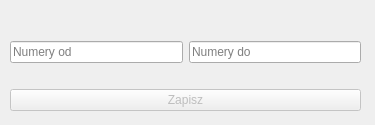
<?xml version="1.0" encoding="UTF-8"?>
<ui version="4.0">
 <class>zd_tags_return</class>
 <widget class="QDialog" name="zd_tags_return">
  <property name="geometry">
   <rect>
    <x>0</x>
    <y>0</y>
    <width>375</width>
    <height>125</height>
   </rect>
  </property>
  <property name="windowTitle">
   <string>Dialog</string>
  </property>
  <widget class="QWidget" name="layoutWidget">
   <property name="geometry">
    <rect>
     <x>0</x>
     <y>0</y>
     <width>371</width>
     <height>121</height>
    </rect>
   </property>
   <layout class="QVBoxLayout" name="verticalLayout_2" stretch="0,4,2,4">
    <property name="leftMargin">
     <number>10</number>
    </property>
    <property name="topMargin">
     <number>10</number>
    </property>
    <property name="rightMargin">
     <number>10</number>
    </property>
    <property name="bottomMargin">
     <number>10</number>
    </property>
    <item>
     <spacer name="verticalSpacer">
      <property name="orientation">
       <enum>Qt::Vertical</enum>
      </property>
      <property name="sizeHint" stdset="0">
       <size>
        <width>20</width>
        <height>40</height>
       </size>
      </property>
     </spacer>
    </item>
    <item>
     <layout class="QHBoxLayout" name="horizontalLayout_4">
      <property name="leftMargin">
       <number>0</number>
      </property>
      <property name="rightMargin">
       <number>0</number>
      </property>
      <item>
       <widget class="QLineEdit" name="led_from">
        <property name="enabled">
         <bool>true</bool>
        </property>
        <property name="placeholderText">
         <string>Numery od</string>
        </property>
       </widget>
      </item>
      <item>
       <widget class="QLineEdit" name="led_to">
        <property name="enabled">
         <bool>true</bool>
        </property>
        <property name="placeholderText">
         <string>Numery do</string>
        </property>
       </widget>
      </item>
     </layout>
    </item>
    <item>
     <widget class="QLabel" name="lbl_error">
      <property name="text">
       <string/>
      </property>
     </widget>
    </item>
    <item>
     <layout class="QHBoxLayout" name="horizontalLayout_2">
      <item>
       <widget class="QPushButton" name="btn_add_tag">
        <property name="enabled">
         <bool>false</bool>
        </property>
        <property name="text">
         <string>Zapisz</string>
        </property>
       </widget>
      </item>
     </layout>
    </item>
   </layout>
  </widget>
 </widget>
 <resources/>
 <connections/>
</ui>
